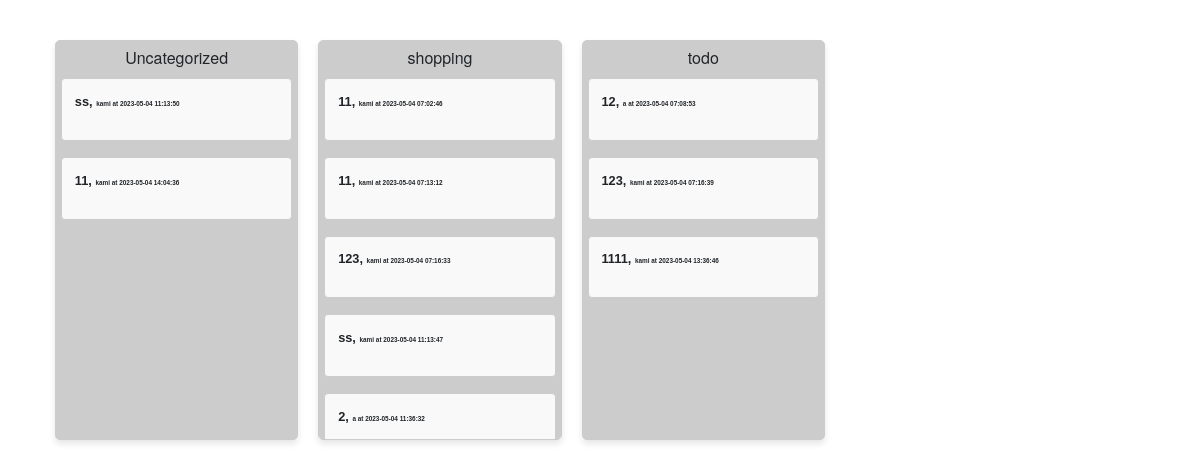
/eink (signed in), run on an earlier commit of the app's database.
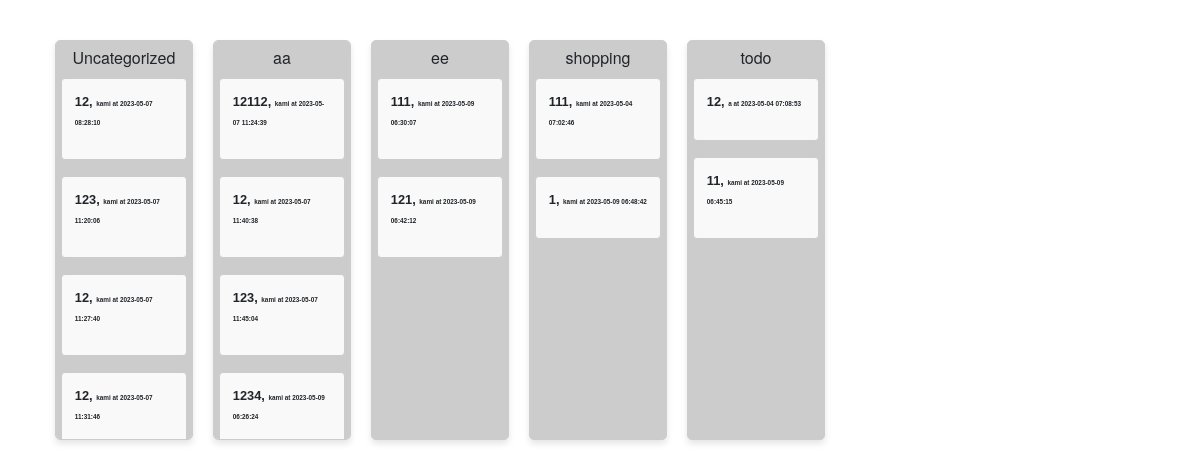
And on a later commit of the database.
### app.py (models this page shows, shortened)
class Group(db.Model):
    __tablename__ = 'groups'
    id = db.Column(db.Integer, primary_key=True)
    name = db.Column(db.String(100), nullable=False)
    user_id = db.Column(db.Integer, db.ForeignKey('users.id'), nullable=False)
    notes = db.relationship('Note', backref='group', lazy=True)

class Note(db.Model):
    __tablename__ = 'notes'
    id = db.Column(db.Integer, primary_key=True)
    group_id = db.Column(db.Integer, db.ForeignKey('groups.id'), nullable=True)
    content = db.Column(db.Text, nullable=False)
    date_created = db.Column(db.DateTime, default=datetime.utcnow)
    user_id = db.Column(db.Integer, db.ForeignKey('users.id'), nullable=False)
    member_id = db.Column(db.Integer, db.ForeignKey('members.id'), nullable=True)

class Member(UserMixin, db.Model):
    __tablename__ = 'members'
    id = db.Column(db.Integer, primary_key=True)
    name = db.Column(db.String(100), nullable=False)
    email = db.Column(db.String(100), unique=True, nullable=False)
    password = db.Column(db.String(100), nullable=False)
    user_id = db.Column(db.Integer, db.ForeignKey('users.id'), nullable=False)
    is_admin = db.Column(db.Boolean, default=False)
    notes = db.relationship('Note', backref='member', lazy=True)

### app.py (the view)
@app.route('/eink')
@login_required
def eink():
    if isinstance(current_user, User):
        members = current_user.members
    else:
        members = Member.query.filter_by(user_id=current_user.user.id).all()
    user_id = current_user.id if isinstance(current_user, User) else current_user.user.id
    member_user_ids = [member.user_id for member in members]
    visible_user_ids = [user_id] + member_user_ids
    groups = Group.query.filter(Group.user_id.in_(visible_user_ids)).order_by(Group.name.asc()).all()
    return render_template('eink.html', groups=groups)

### app.py (called while the page is built)
@login_manager.user_loader
def load_user(user_id):
    if user_id.startswith("member_"):
        member_id = int(user_id.split("_")[1])
        return Member.query.get(member_id)
    else:
        return User.query.get(int(user_id))

### templates/eink.html (shortened to what this page needs)
{% extends 'base.html' %}
{% block content %}
<ebody>
  <div class="eink-note-box-container" id="eink-note-box-container">
    {% for group in groups %}
    <div class="eink-note-box" data-group-id="{{ group.id }}">
      <div class="eink-note-box-title">{{ group.name }}</div>
      {% for note in group.notes %}
      {% if (note.group and note.group.id == group.id) or (group.name == "Uncategorized" and not note.group_id)%}
      <div class="eink-note" data-note-id="{{ note.id }}">
        <p><strong>{{ note.content }}</strong>,
          <span class="eink-note-details">{{ note.member.name if note.member else 'Unknown' }} at {{
            note.date_created.strftime('%Y-%m-%d %H:%M:%S')}}</span>
        </p>
      </div>
      {% endif %}
      {% endfor %}
    </div>
    {% endfor %}
  </div>
  <br>
  </div>
  </body>
  {% endblock %}

What changed in the data, as far as the page shows it:
removed Note: content "ss", member "kami", date_created "2023-05-04 11:13:50", shown under Group "Uncategorized"
removed Note: content "11", member "kami", date_created "2023-05-04 14:04:36", shown under Group "Uncategorized"
removed Note: content "11", member "kami", date_created "2023-05-04 07:13:12", shown under Group "shopping"
removed Note: content "123", member "kami", date_created "2023-05-04 07:16:33", shown under Group "shopping"
removed Note: content "ss", member "kami", date_created "2023-05-04 11:13:47", shown under Group "shopping"
removed Note: content "2", member "a", date_created "2023-05-04 11:36:32", shown under Group "shopping"
removed Note: content "123", member "kami", date_created "2023-05-04 07:16:39", shown under Group "todo"
removed Note: content "1111", member "kami", date_created "2023-05-04 13:36:46", shown under Group "todo"
added Note: content "12", member "kami", date_created "2023-05-07 08:28:10", shown under Group "Uncategorized"
added Note: content "123", member "kami", date_created "2023-05-07 11:20:06", shown under Group "Uncategorized"
added Note: content "12", member "kami", date_created "2023-05-07 11:27:40", shown under Group "Uncategorized"
added Note: content "12", member "kami", date_created "2023-05-07 11:31:46", shown under Group "Uncategorized"
added Group: name "aa"
added Note: content "12112", member "kami", date_created "2023-05-07 11:24:39", shown under "aa"
added Note: content "12", member "kami", date_created "2023-05-07 11:40:38", shown under "aa"
added Note: content "123", member "kami", date_created "2023-05-07 11:45:04", shown under "aa"
added Note: content "1234", member "kami", date_created "2023-05-09 06:26:24", shown under "aa"
added Group: name "ee"
added Note: content "111", member "kami", date_created "2023-05-09 06:30:07", shown under "ee"
added Note: content "121", member "kami", date_created "2023-05-09 06:42:12", shown under "ee"
changed Note (number 11 of 14 on the later page): content "11" → "111"
added Note: content "1", member "kami", date_created "2023-05-09 06:48:42", shown under Group "shopping"
added Note: content "11", member "kami", date_created "2023-05-09 06:45:15", shown under Group "todo"
